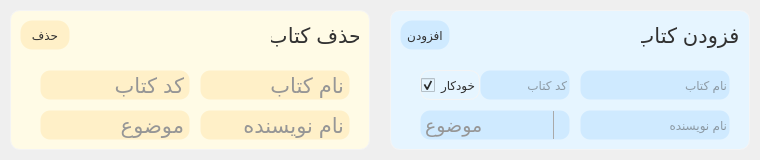
  <widget class="QFrame" name="frame_quick_acc">
   <property name="geometry">
    <rect>
     <x>20</x>
     <y>530</y>
     <width>760</width>
     <height>160</height>
    </rect>
   </property>
   <property name="styleSheet">
    <string notr="true">border-width:0px;
border-style:solid;
border-radius: 10px;
border-color: rgb(255, 255, 255);
color: rgb(50, 50, 50);</string>
   </property>
   <property name="frameShape">
    <enum>QFrame::StyledPanel</enum>
   </property>
   <property name="frameShadow">
    <enum>QFrame::Raised</enum>
   </property>
   <widget class="QFrame" name="frame_comp2">
    <property name="geometry">
     <rect>
      <x>10</x>
      <y>10</y>
      <width>360</width>
      <height>140</height>
     </rect>
    </property>
    <property name="cursor">
     <cursorShape>ArrowCursor</cursorShape>
    </property>
    <property name="styleSheet">
     <string notr="true">border-width:1px;
border-style:solid;
border-radius: 10px;
border-color: rgb(244, 244, 244);
background-color: rgb(255, 251, 230);</string>
    </property>
    <property name="frameShape">
     <enum>QFrame::NoFrame</enum>
    </property>
    <property name="frameShadow">
     <enum>QFrame::Raised</enum>
    </property>
    <widget class="QLabel" name="lbl_comp2_title">
     <property name="geometry">
      <rect>
       <x>260</x>
       <y>10</y>
       <width>90</width>
       <height>30</height>
      </rect>
     </property>
     <property name="font">
      <font>
       <pointsize>16</pointsize>
      </font>
     </property>
     <property name="styleSheet">
      <string notr="true">border-color: rgba(0, 0, 0,0);
background-color: rgba(0, 0, 0, 0);
color: rgb(50, 50, 50);</string>
     </property>
     <property name="text">
      <string>حذف کتاب</string>
     </property>
     <property name="alignment">
      <set>Qt::AlignCenter</set>
     </property>
    </widget>
    <widget class="QLabel" name="lbl_delBook_title">
     <property name="geometry">
      <rect>
       <x>190</x>
       <y>60</y>
       <width>150</width>
       <height>30</height>
      </rect>
     </property>
     <property name="font">
      <font>
       <pointsize>16</pointsize>
      </font>
     </property>
     <property name="layoutDirection">
      <enum>Qt::LeftToRight</enum>
     </property>
     <property name="styleSheet">
      <string notr="true">color: rgb(50, 50, 50);
color: rgb(150, 150, 150);
border-color: rgba(0, 0, 0, 0);
background-color: rgb(255, 240, 200);</string>
     </property>
     <property name="text">
      <string>نام کتاب</string>
     </property>
     <property name="alignment">
      <set>Qt::AlignLeading|Qt::AlignLeft|Qt::AlignVCenter</set>
     </property>
    </widget>
    <widget class="QLabel" name="lbl_delBook_author">
     <property name="geometry">
      <rect>
       <x>190</x>
       <y>100</y>
       <width>150</width>
       <height>30</height>
      </rect>
     </property>
     <property name="font">
      <font>
       <pointsize>16</pointsize>
      </font>
     </property>
     <property name="layoutDirection">
      <enum>Qt::LeftToRight</enum>
     </property>
     <property name="styleSheet">
      <string notr="true">color: rgb(50, 50, 50);
color: rgb(150, 150, 150);
border-color: rgba(0, 0, 0, 0);
background-color: rgb(255, 240, 200);</string>
     </property>
     <property name="text">
      <string>نام نویسنده</string>
     </property>
     <property name="alignment">
      <set>Qt::AlignLeading|Qt::AlignLeft|Qt::AlignVCenter</set>
     </property>
    </widget>
    <widget class="QLabel" name="lbl_delBook_category">
     <property name="geometry">
      <rect>
       <x>30</x>
       <y>100</y>
       <width>150</width>
       <height>30</height>
      </rect>
     </property>
     <property name="font">
      <font>
       <pointsize>16</pointsize>
      </font>
     </property>
     <property name="layoutDirection">
      <enum>Qt::LeftToRight</enum>
     </property>
     <property name="styleSheet">
      <string notr="true">color: rgb(50, 50, 50);
color: rgb(150, 150, 150);
border-color: rgba(0, 0, 0, 0);
background-color: rgb(255, 240, 200);</string>
     </property>
     <property name="text">
      <string>موضوع</string>
     </property>
     <property name="alignment">
      <set>Qt::AlignLeading|Qt::AlignLeft|Qt::AlignVCenter</set>
     </property>
    </widget>
    <widget class="QLabel" name="lbl_delBook_book_code">
     <property name="geometry">
      <rect>
       <x>30</x>
       <y>60</y>
       <width>150</width>
       <height>30</height>
      </rect>
     </property>
     <property name="font">
      <font>
       <pointsize>16</pointsize>
      </font>
     </property>
     <property name="layoutDirection">
      <enum>Qt::LeftToRight</enum>
     </property>
     <property name="styleSheet">
      <string notr="true">color: rgb(50, 50, 50);
color: rgb(150, 150, 150);
border-color: rgba(0, 0, 0, 0);
background-color: rgb(255, 240, 200);</string>
     </property>
     <property name="text">
      <string>کد کتاب</string>
     </property>
     <property name="alignment">
      <set>Qt::AlignLeading|Qt::AlignLeft|Qt::AlignVCenter</set>
     </property>
    </widget>
    <widget class="QPushButton" name="btn_delBook_submit">
     <property name="geometry">
      <rect>
       <x>10</x>
       <y>10</y>
       <width>50</width>
       <height>30</height>
      </rect>
     </property>
     <property name="cursor">
      <cursorShape>PointingHandCursor</cursorShape>
     </property>
     <property name="focusPolicy">
      <enum>Qt::NoFocus</enum>
     </property>
     <property name="styleSheet">
      <string notr="true">/*
border-width:1px;
border-style:solid;
border-radius: 12px;
border-color: rgba(244, 244, 244, 0);
background-color: rgb(225, 225, 225);
color: rgb(50, 50, 50);
*/

QPushButton {
	border-width:1px;
	border-style:solid;
	border-radius: 12px;
	border-color: rgba(244, 244, 244, 0);
	background-color: rgb(255, 240, 200);
	color: rgb(50, 50, 50);
}

QPushButton:pressed {
	background-color: rgb(173, 215, 239);
	
	background-color: rgb(246, 224, 150);
}</string>
     </property>
     <property name="text">
      <string>حذف</string>
     </property>
    </widget>
   </widget>
   <widget class="QFrame" name="frame_comp1">
    <property name="geometry">
     <rect>
      <x>390</x>
      <y>10</y>
      <width>360</width>
      <height>140</height>
     </rect>
    </property>
    <property name="cursor">
     <cursorShape>ArrowCursor</cursorShape>
    </property>
    <property name="styleSheet">
     <string notr="true">border-width:1px;
border-style:solid;
border-radius: 10px;
border-color: rgb(244, 244, 244);
background-color: rgb(230, 245, 255);</string>
    </property>
    <property name="frameShape">
     <enum>QFrame::NoFrame</enum>
    </property>
    <property name="frameShadow">
     <enum>QFrame::Raised</enum>
    </property>
    <widget class="QLabel" name="lbl_comp1_title">
     <property name="geometry">
      <rect>
       <x>250</x>
       <y>10</y>
       <width>100</width>
       <height>30</height>
      </rect>
     </property>
     <property name="font">
      <font>
       <pointsize>16</pointsize>
      </font>
     </property>
     <property name="styleSheet">
      <string notr="true">border-color: rgba(0, 0, 0,0);
background-color: rgba(0, 0, 0, 0);
color: rgb(50, 50, 50);</string>
     </property>
     <property name="text">
      <string>افزودن کتاب</string>
     </property>
     <property name="alignment">
      <set>Qt::AlignCenter</set>
     </property>
    </widget>
    <widget class="QLineEdit" name="input_bookAdd_title">
     <property name="geometry">
      <rect>
       <x>190</x>
       <y>60</y>
       <width>150</width>
       <height>30</height>
      </rect>
     </property>
     <property name="mouseTracking">
      <bool>true</bool>
     </property>
     <property name="focusPolicy">
      <enum>Qt::ClickFocus</enum>
     </property>
     <property name="autoFillBackground">
      <bool>false</bool>
     </property>
     <property name="styleSheet">
      <string notr="true">background-color: rgb(233, 233, 233);
color: rgb(75, 75, 75);
border-color: rgba(244, 244, 244, 0);
background-color: rgb(207, 234, 255);</string>
     </property>
     <property name="inputMethodHints">
      <set>Qt::ImhNone</set>
     </property>
     <property name="text">
      <string/>
     </property>
     <property name="frame">
      <bool>false</bool>
     </property>
     <property name="echoMode">
      <enum>QLineEdit::Normal</enum>
     </property>
     <property name="alignment">
      <set>Qt::AlignLeading|Qt::AlignLeft|Qt::AlignVCenter</set>
     </property>
     <property name="dragEnabled">
      <bool>false</bool>
     </property>
     <property name="placeholderText">
      <string>نام کتاب</string>
     </property>
     <property name="cursorMoveStyle">
      <enum>Qt::LogicalMoveStyle</enum>
     </property>
     <property name="clearButtonEnabled">
      <bool>false</bool>
     </property>
    </widget>
    <widget class="QLineEdit" name="input_bookAdd_author">
     <property name="geometry">
      <rect>
       <x>190</x>
       <y>100</y>
       <width>150</width>
       <height>30</height>
      </rect>
     </property>
     <property name="mouseTracking">
      <bool>true</bool>
     </property>
     <property name="focusPolicy">
      <enum>Qt::ClickFocus</enum>
     </property>
     <property name="autoFillBackground">
      <bool>false</bool>
     </property>
     <property name="styleSheet">
      <string notr="true">background-color: rgb(233, 233, 233);
color: rgb(75, 75, 75);
border-color: rgba(244, 244, 244, 0);
background-color: rgb(207, 234, 255);</string>
     </property>
     <property name="inputMethodHints">
      <set>Qt::ImhNone</set>
     </property>
     <property name="text">
      <string/>
     </property>
     <property name="frame">
      <bool>false</bool>
     </property>
     <property name="echoMode">
      <enum>QLineEdit::Normal</enum>
     </property>
     <property name="alignment">
      <set>Qt::AlignLeading|Qt::AlignLeft|Qt::AlignVCenter</set>
     </property>
     <property name="dragEnabled">
      <bool>false</bool>
     </property>
     <property name="placeholderText">
      <string>نام نویسنده</string>
     </property>
     <property name="cursorMoveStyle">
      <enum>Qt::LogicalMoveStyle</enum>
     </property>
     <property name="clearButtonEnabled">
      <bool>false</bool>
     </property>
    </widget>
    <widget class="QPushButton" name="btn_bookAdd_submit">
     <property name="geometry">
      <rect>
       <x>10</x>
       <y>10</y>
       <width>50</width>
       <height>30</height>
      </rect>
     </property>
     <property name="cursor">
      <cursorShape>PointingHandCursor</cursorShape>
     </property>
     <property name="focusPolicy">
      <enum>Qt::NoFocus</enum>
     </property>
     <property name="styleSheet">
      <string notr="true">/*
border-width:1px;
border-style:solid;
border-radius: 12px;
border-color: rgba(244, 244, 244, 0);
background-color: rgb(225, 225, 225);
color: rgb(50, 50, 50);
*/

QPushButton {
	border-width:1px;
	border-style:solid;
	border-radius: 12px;
	border-color: rgba(244, 244, 244, 0);
	background-color: rgb(207, 234, 255);
	color: rgb(50, 50, 50);
}

QPushButton:pressed {
	background-color: rgb(173, 215, 239);
}</string>
     </property>
     <property name="text">
      <string>افزودن</string>
     </property>
    </widget>
    <widget class="QCheckBox" name="ChBox_automatic_code">
     <property name="geometry">
      <rect>
       <x>30</x>
       <y>60</y>
       <width>60</width>
       <height>30</height>
      </rect>
     </property>
     <property name="cursor">
      <cursorShape>PointingHandCursor</cursorShape>
     </property>
     <property name="focusPolicy">
      <enum>Qt::TabFocus</enum>
     </property>
     <property name="layoutDirection">
      <enum>Qt::LeftToRight</enum>
     </property>
     <property name="text">
      <string>خودکار</string>
     </property>
     <property name="checked">
      <bool>true</bool>
     </property>
    </widget>
    <widget class="QLineEdit" name="input_bookAdd_book_code">
     <property name="geometry">
      <rect>
       <x>90</x>
       <y>60</y>
       <width>90</width>
       <height>30</height>
      </rect>
     </property>
     <property name="mouseTracking">
      <bool>true</bool>
     </property>
     <property name="focusPolicy">
      <enum>Qt::ClickFocus</enum>
     </property>
     <property name="autoFillBackground">
      <bool>false</bool>
     </property>
     <property name="styleSheet">
      <string notr="true">color: rgb(75, 75, 75);
border-color: rgba(244, 244, 244, 0);
background-color: rgb(207, 234, 255);</string>
     </property>
     <property name="inputMethodHints">
      <set>Qt::ImhNone</set>
     </property>
     <property name="text">
      <string/>
     </property>
     <property name="frame">
      <bool>false</bool>
     </property>
     <property name="echoMode">
      <enum>QLineEdit::Normal</enum>
     </property>
     <property name="alignment">
      <set>Qt::AlignLeading|Qt::AlignLeft|Qt::AlignVCenter</set>
     </property>
     <property name="dragEnabled">
      <bool>false</bool>
     </property>
     <property name="placeholderText">
      <string>کد کتاب</string>
     </property>
     <property name="cursorMoveStyle">
      <enum>Qt::LogicalMoveStyle</enum>
     </property>
     <property name="clearButtonEnabled">
      <bool>false</bool>
     </property>
    </widget>
    <widget class="QComboBox" name="ComboBox_bookAdd_category">
     <property name="geometry">
      <rect>
       <x>30</x>
       <y>100</y>
       <width>150</width>
       <height>30</height>
      </rect>
     </property>
     <property name="font">
      <font>
       <pointsize>14</pointsize>
      </font>
     </property>
     <property name="cursor">
      <cursorShape>PointingHandCursor</cursorShape>
     </property>
     <property name="focusPolicy">
      <enum>Qt::NoFocus</enum>
     </property>
     <property name="layoutDirection">
      <enum>Qt::LeftToRight</enum>
     </property>
     <property name="styleSheet">
      <string notr="true">

QComboBox {
	background-color: rgba(0,0,0,0);
	color: rgb(50, 50, 50);
	color: rgb(150, 150, 150);
	border-color: rgba(0, 0, 0, 0);
	background-color: rgb(207, 234, 255);
}

QComboBox::drop-down {
	subcontrol-origin: padding;
	subcontrol-position: top right;
	width: 15px;
	
	border-left-width: 1px;
	border-left-color: darkgray;
	border-left-style: solid; /* just a single line */
	border-top-right-radius: 25px; /* same radius as the QComboBox */
	border-bottom-right-radius: 25px;
}

/*QComboBox::drop-down {
    subcontrol-origin: padding;
    subcontrol-position: top right;
    width: 15px;

    border-left-width: 1px;
    border-left-color: darkgray;
    border-left-style: solid;
    border-top-right-radius: 3px;
    border-bottom-right-radius: 3px;
}
*/
QComboBox::down-arrow {

}
/*
QComboBox::down-arrow:on {
    top: 1px;
    left: 1px;
}
*/</string>
     </property>
     <property name="currentIndex">
      <number>0</number>
     </property>
     <property name="frame">
      <bool>true</bool>
     </property>
     <property name="modelColumn">
      <number>0</number>
     </property>
     <item>
      <property name="text">
       <string>موضوع</string>
      </property>
     </item>
     <item>
      <property name="text">
       <string>عمومی</string>
      </property>
     </item>
     <item>
      <property name="text">
       <string>فلسفه</string>
      </property>
     </item>
     <item>
      <property name="text">
       <string>دین</string>
      </property>
     </item>
     <item>
      <property name="text">
       <string>ادبیات فارسی</string>
      </property>
     </item>
     <item>
      <property name="text">
       <string>ادبیات خارجی</string>
      </property>
     </item>
     <item>
      <property name="text">
       <string>علوم طبیعی</string>
      </property>
     </item>
     <item>
      <property name="text">
       <string>علوم کاربردی</string>
      </property>
     </item>
     <item>
      <property name="text">
       <string>سرگرمی</string>
      </property>
     </item>
     <item>
      <property name="text">
       <string>تاریخ و جغرافیا</string>
      </property>
     </item>
     <item>
      <property name="text">
       <string>هنر</string>
      </property>
     </item>
    </widget>
   </widget>
  </widget>
